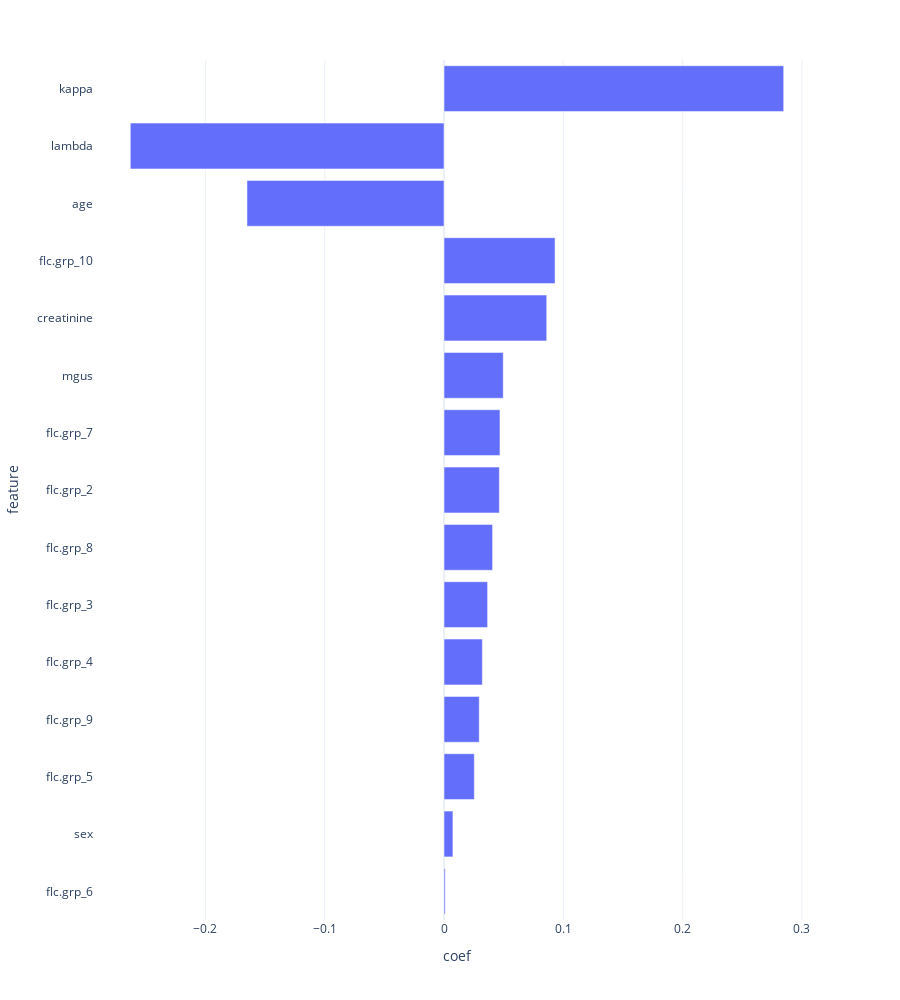

Notebook code cell kept with this figure:
### Code cell
feat_importance, fig = plot_feat_imp(cols_x, estimator.coef_)
fig

### Figure 1 — Plotly figure (JSON) as saved in the notebook; plotly's stock layout.template omitted (floating-point values rounded to 4 significant figures)
{"data": [{"alignmentgroup": "True", "hovertemplate": "coef=%{x}<br>feature=%{y}<extra></extra>", "legendgroup": "", "marker": {"color": "#636efa"}, "name": "", "offsetgroup": "", "orientation": "h", "showlegend": false, "textposition": "auto", "type": "bar", "x": [0.000993, 0.007451, 0.0254, 0.02952, 0.03212, 0.03653, 0.0407, 0.04636, 0.04689, 0.04964, 0.08607, 0.09307, -0.1651, -0.2629, 0.2847], "xaxis": "x", "y": ["flc.grp_6", "sex", "flc.grp_5", "flc.grp_9", "flc.grp_4", "flc.grp_3", "flc.grp_8", "flc.grp_2", "flc.grp_7", "mgus", "creatinine", "flc.grp_10", "age", "lambda", "kappa"], "yaxis": "y"}], "layout": {"barmode": "relative", "height": 1000, "legend": {"tracegroupgap": 0}, "margin": {"t": 60}, "xaxis": {"anchor": "y", "domain": [0, 1], "title": {"text": "coef"}}, "yaxis": {"anchor": "x", "domain": [0, 1], "title": {"text": "feature"}}}}
